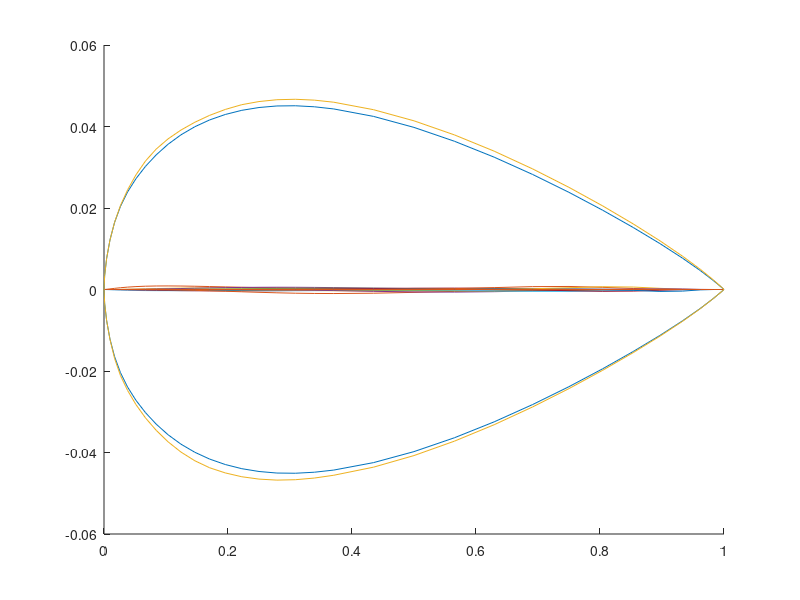

The MATLAB script that drew this image:
% perfil inicial
perfil=importdata('naca0009.txt', ' ');
x=perfil(:,1);
y=perfil(:,2);
extra = perfil(1:fix(length(perfil)/2),:);
intra = perfil(fix(length(perfil)/2)+1:length(perfil),:);
 
figure()
hold on
plot (x,y)


% a's iniciais
t1s = linspace(0.1,0.9999999,11);
t2 = 5;
as1 = rand(11,1)/1000;
as2 = -rand(11,1)/1000;
x_ = flip(extra(:,1));
%figure
for cnt = 1:length(t1s)
    t1 = t1s(cnt);
    a1 = as1(cnt);
    %x_ = flip(extra(:,1));
    %y_ = x_;
    y_ = a1 * sin(pi*x_.^(log(0.5)/log(t1))).^t2;
    plot(x_,y_)
    hold on
    extra(:,2) = extra(:,2) + y_;
end
x_ = flip(intra(:,1));
for cnt = 1:length(t1s)
    t1 = t1s(cnt);
    a2 = as2(cnt);
    %x_ = flip(extra(:,1));
    %y_ = x_;
    y_ = a2 * sin(pi*x_.^(log(0.5)/log(t1))).^t2;
    plot(x_,y_)
    hold on
    intra(:,2) = intra(:,2) + y_;
end
perfil_ = [extra ; intra];
x=perfil_(:,1);
y=perfil_(:,2);
plot (x,y)

